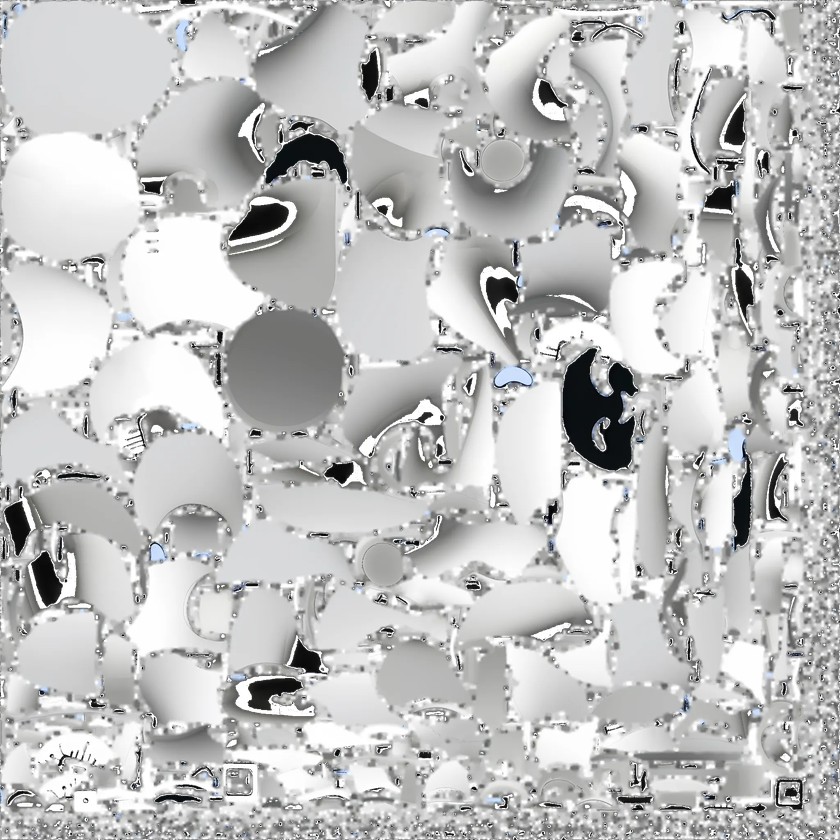
#> input picture apk_decoded/assets/pet_texture.png, 840 x 840 px, shrunk from 2048 x 2048 before the run, found by its file name
$ python analyze_texture.py
#> lines starting #> are read from the running program, lines starting #| are printed output that depends on the picture; after the words box and inside, x2 and y2 are one past the last pixel; in counts of white or black regions, pixels touching at a corner belong together; long printed decimals are rounded
from PIL import Image
import numpy as np

img = Image.open('/workspace/apk_decoded/assets/pet_texture.png').convert('RGBA')
#> img is the input picture: PIL image 840x840 RGBA; mean R, G, B, A 186.4, 186.9, 186.8, 246.4
arr = np.array(img)
rgb = arr[:,:,:3]
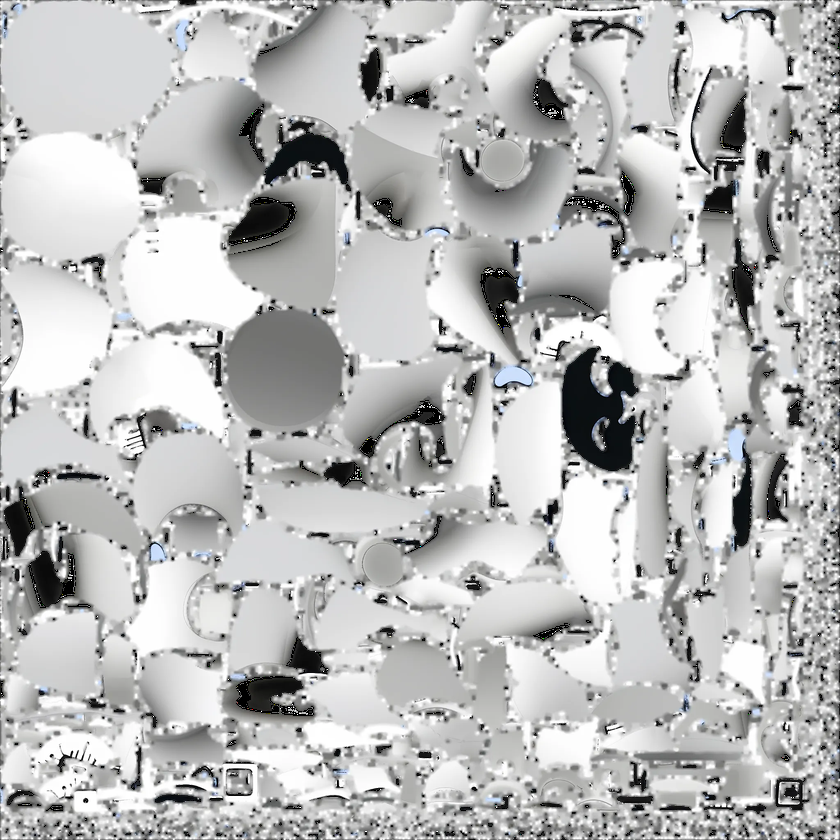
#> rgb: shape (840, 840, 3); mean R, G, B 186.4, 186.9, 186.8

# 计算每个像素的亮度
brightness = rgb.mean(axis=2)
# 计算像素的饱和度 (max-min)
saturation = rgb.max(axis=2).astype(int) - rgb.min(axis=2).astype(int)
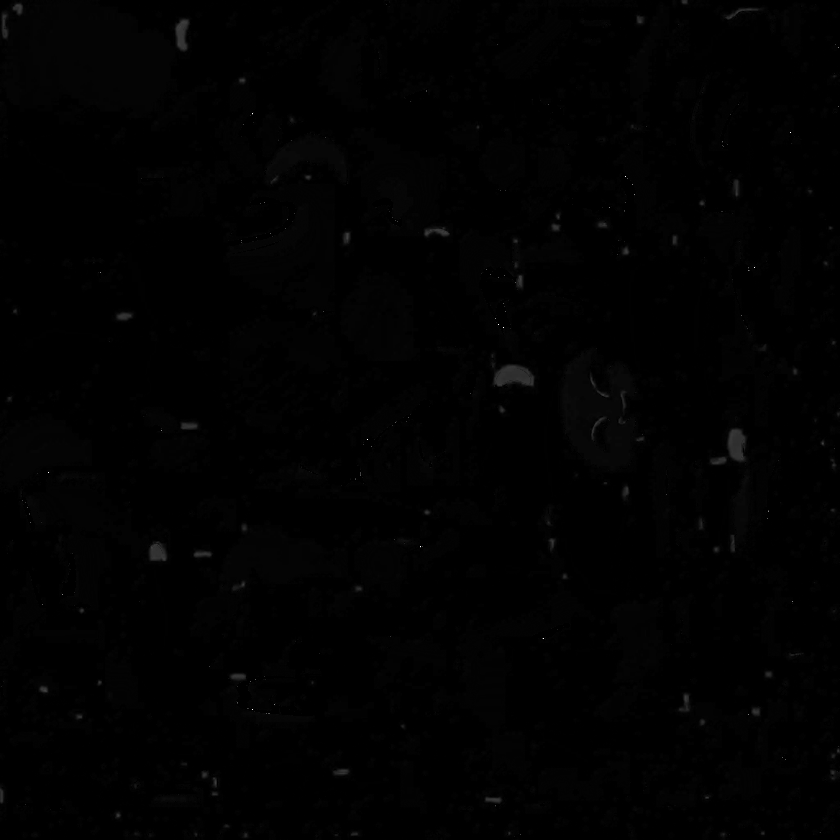
#> saturation: shape (840, 840) int64; min 0, max 255, mean 1.3

# 直方图: 亮度分布
print("=== 亮度直方图 ===")
for b in range(0, 256, 16):
    count = ((brightness >= b) & (brightness < b+16)).sum()
    if count > 0:
        print(f"  [{b:3d}-{b+16:3d}): {count}")
#> this loop made 16 passes
#> count on passes 1 to 12: 22051, 12073, 4572, 1932, 2046, 9469, 18861, 32490, 28255, 31136, 50075, 81486
#|   [  0- 16): 22051
#|   [ 16- 32): 12073
#|   [ 32- 48): 4572
#|   [ 48- 64): 1932
#|   [ 64- 80): 2046
#|   [ 80- 96): 9469
#|   [ 96-112): 18861
#|   [112-128): 32490
#> (further printed lines are left out)

# 深色低饱和 (背景特征: 暗 + 灰)
bg_mask = (brightness < 60) & (saturation < 20)
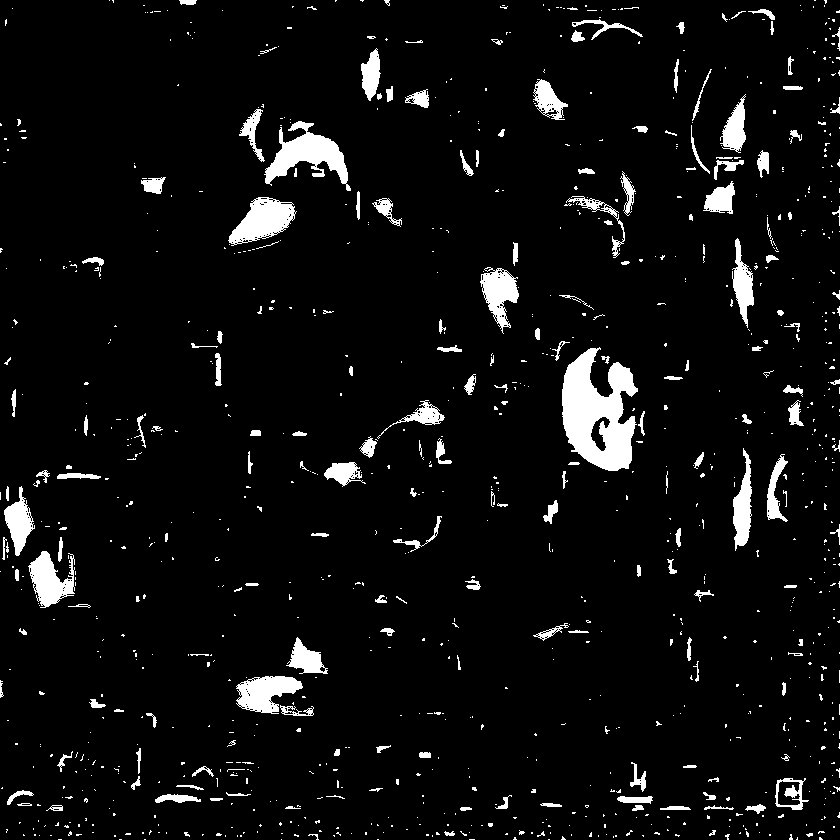
#> bg_mask: shape (840, 840) bool; 5.6% white; 1033 white regions (841 under 20 px), largest, box (x1, y1, x2, y2) and area: (562, 347, 638, 471) 5826, (264, 121, 351, 191) 2464, (228, 197, 297, 246) 1854
print(f"\n=== 背景候选 (亮度<60 且 饱和度<20) ===")
print(f"像素数: {bg_mask.sum()} ({bg_mask.sum()/rgb.size*100/3:.1f}%)")
#| 像素数: 39678 (0.6%)

# 看背景候选像素的 RGB 分布
if bg_mask.sum() > 0:
    bg_rgb = rgb[bg_mask]
    print(f"背景 RGB 均值: {bg_rgb.mean(axis=0)}")
#| 背景 RGB 均值: [16.103  17.229 17.870]
    print(f"背景 RGB 范围: R[{bg_rgb[:,0].min()}-{bg_rgb[:,0].max()}], G[{bg_rgb[:,1].min()}-{bg_rgb[:,1].max()}], B[{bg_rgb[:,2].min()}-{bg_rgb[:,2].max()}]")
#| 背景 RGB 范围: R[0-61], G[0-65], B[0-70]

# 机器人主体 (亮 或 彩色)
subject_mask = (brightness >= 60) | (saturation >= 20)
print(f"\n=== 主体候选 ===")
print(f"像素数: {subject_mask.sum()} ({subject_mask.sum()/rgb.size*100/3:.1f}%)")
#| 像素数: 665922 (10.5%)

# 保存一个分析图: 背景标红, 主体标绿
vis = np.zeros_like(arr)
vis[bg_mask] = [255, 0, 0, 255]  # 背景红
vis[subject_mask] = [0, 255, 0, 255]  # 主体绿
Image.fromarray(vis).save('/tmp/texture_analysis.png')
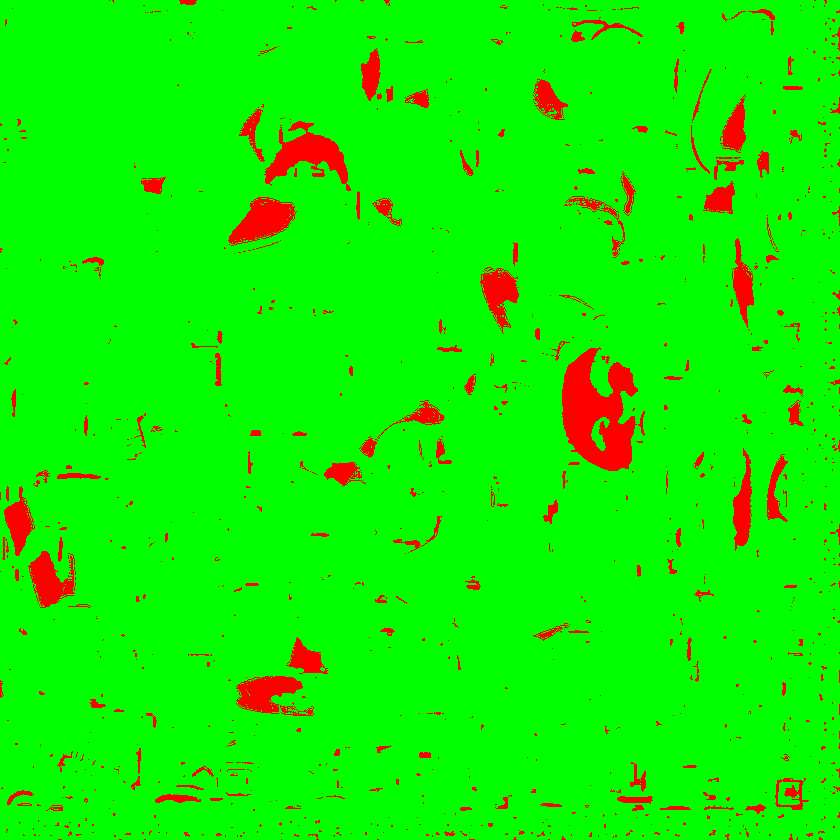
#> saved as texture_analysis.png: PIL image 840x840 RGBA; mean R, G, B, A 14.3, 240.7, 0, 255
print("-> /tmp/texture_analysis.png")
